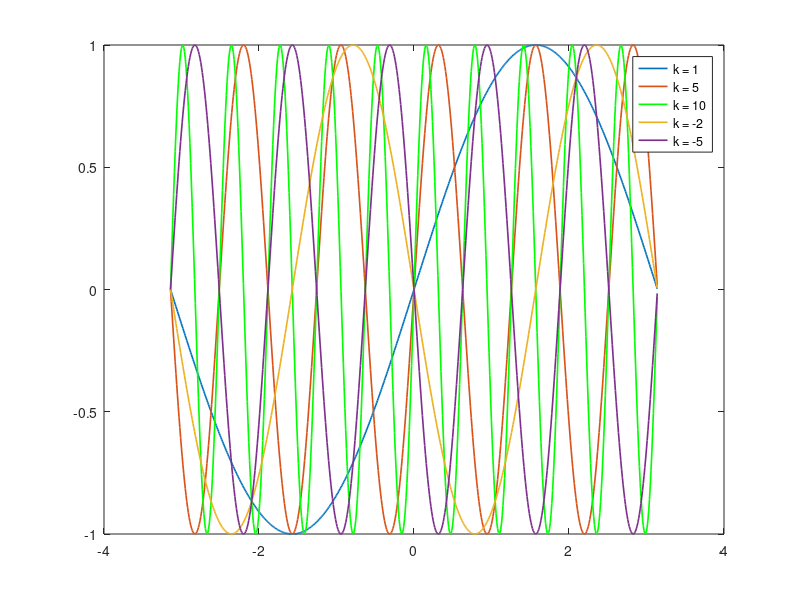
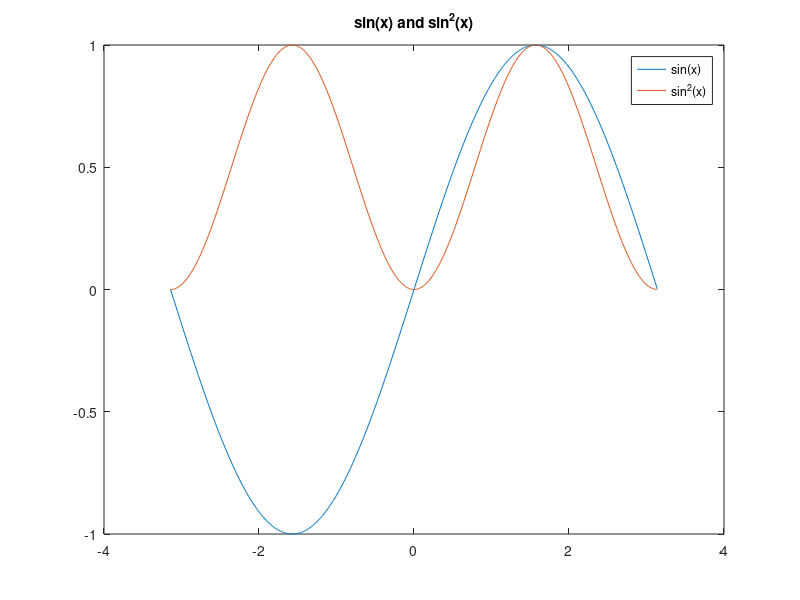

The MATLAB source for these figures, in order:
clc;
clear all;
close all;

figure(1);
k = 1;
x = -pi:0.01:pi;
y = sin(k*x);
plot(x, y, 'LineWidth', 1.2);
hold on;
k = 5;
y = sin(k*x);
plot(x, y, 'LineWidth', 1.2);
k = 10;
y = sin(k*x);
plot(x, y, 'g', 'LineWidth', 1.2);
k = -2;
y = sin(k*x);
plot(x, y, 'LineWidth', 1.2);
k = -5;
y = sin(k*x);
plot(x, y, 'LineWidth', 1.2);
legend('k = 1', 'k = 5', 'k = 10', 'k = -2', 'k = -5');

figure(2);

x = -pi:0.01:pi;
y = sin(x);
z = y.*y;
plot(x, y, x, z);
legend('sin(x)', 'sin^2(x)');
title('sin(x) and sin^2(x)');